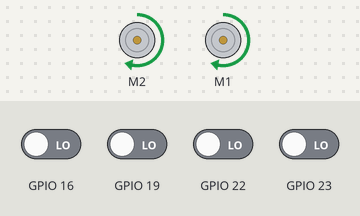
Recording of a program running on a simulated Raspberry Pi (BCM pin numbers). On the bench: 2 × DC motor (green arrow = forward, orange = backward, longer = faster). The inputs (shaded band) are chosen by the test bench; at power-on: GPIO 16, GPIO 19, GPIO 22, GPIO 23 LOW. Library files of the repository ran but are not shown: __init__.py, __init__.py; what the program prints to the terminal is not drawn.

Above: at 0.1 s.
Timing chart, 0 to 4.5 s (numbered marks = the images above):
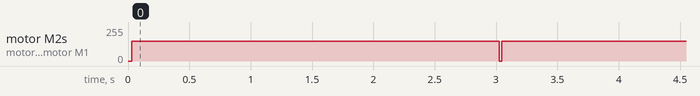

The program:

dead_reckoning.py
```python
#Benjamin Ramirez
#August 9, 2016
#using the encoders for odometry, pose(x, y, theta)

import sys, os, time
from actuators import dcmotors
from sensors import encoders
import RPi.GPIO as GPIO
import math

FORWARD = 1
BACK = 2
left = 0.0
right = 1000.0
bottom = 0.0
top = 1000.0

#important robot dimensions
TPR = 16327 #ticks per rotation may need to multiply by 2 https://www.pololu.com/product/2273
RW = 36.5 #radius of wheels (mm)
L = 165.0 #Length between centers of the two wheels (mm))
PI2 = 2*math.pi


def main():

#important odometry variables for initial pose
    dtheta = 0.0
    theta = math.pi/2
    x = 50.0
    y = 50.0
    dx = 0.0
    dy = 0.0
    theta_trn = 0.0
    motors = dcmotors.Motors()
    left_encoder = encoders.Encoder(22,23)
    right_encoder = encoders.Encoder(16,19)
    #created motors and encoder objects
    try:
        print "Moving the car"
        motors.move(FORWARD, FORWARD, 150, 150, 3)
        print "edge counts:", left_encoder.get_ticks(), right_encoder.get_ticks()
        left_encoder.reset()
        right_encoder.reset()
        motors.move(FORWARD, FORWARD, 150,150)
        while (y < 500):
            dtheta = math.pi * (RW/L) * (float(abs(left_encoder.get_ticks())-abs(right_encoder.get_ticks()))/TPR)
            theta = math.fmod(theta + dtheta, PI2)
            print theta
            theta_trn = theta_trn + dtheta

            dx = math.cos(theta) * (PI2*RW * (left_encoder.get_ticks()/TPR))
            x = x + dx
            dy = math.sin(theta) * (PI2*RW * (right_encoder.get_ticks()/TPR))
            y = y + dy
            print "ticks:", left_encoder.get_ticks(), right_encoder.get_ticks()
            left_encoder.reset()
            right_encoder.reset()
            print "POSE:", x, y, theta
            time.sleep(0.5)

        motors.stop()
    finally:
        pass


if __name__ == "__main__":
    main()
```

dcmotors.py
```python
#!/usr/bin/python
#Benjamin Ramirez 08/02/2016
#Creating a class to handle the pwm signals for 2 DC motors
#utilizing some functions from adafruit site for the motor hat:
#https://learn.adafruit.com/adafruit-dc-and-stepper-motor-hat-for-raspberry-pi/using-dc-motors
#used portions from Tony DiCola's Robot.py file inside /examples/

from Adafruit_MotorHAT import Adafruit_MotorHAT, Adafruit_DCMotor

import time
import atexit

#creating a class to control 2 dc motors using the Adafruit_MotorHat
class Motors(object):
	def __init__(self, addr=0x60, left_id=2, right_id=1, stop_at_exit=True):
		"""creating an object to control 2 dc motors,
		-addr: The I2C address of the motor HAT
		- left_id: the ID of the left motor, (1)
		- right_id: the ID of the right motor, (2)
		-stop_at_exit: flag used make motors stop the program exits
		(want to prevent a crash ofc)
		"""
		#initializing the motors
		self._mh = Adafruit_MotorHAT(addr)
		self._left = self._mh.getMotor(left_id)
		self._right = self._mh.getMotor(right_id)
		#init motors to off
		self._left.run(Adafruit_MotorHAT.RELEASE)
		self._right.run(Adafruit_MotorHAT.RELEASE)
		#setting the atexit function for when the program exits
		if stop_at_exit:
			atexit.register(self.stop)

# recommended for auto-disabling motors on shutdown!

	def _left_speed(self, speed):
		#change the voltage to motor
		assert 0 <= speed <=255
		speed = max(0, min(255, speed))
		self._left.setSpeed(speed)

	def _right_speed(self, speed):
		#change the voltage to motor
		assert 0 <= speed <=255
		speed = max(0, min(255, speed))
		self._right.setSpeed(speed)

	def stop(self):
		self._left.run(Adafruit_MotorHAT.RELEASE)
		self._right.run(Adafruit_MotorHAT.RELEASE)


	def move(self, dir_1, dir_2, speed_1, speed_2, seconds=None):
		self._left_speed(speed_1)
		self._right_speed(speed_2)
		self._left.run(dir_1)
		self._right.run(dir_2)
		#only moving for a specified time if the seconds parameter is passed
		if seconds is not None:
			time.sleep(seconds)
			self.stop()

	def _left_dir(self, dir):
		self._left.run(Adafruit_MotorHAT.dir)

	def _right_dir(self, dir):
		self._right.run(Adafruit_MotorHAT.dir)
```

encoders.py
```python
#Benjamin Ramirez August 9, 2016
#making class to keep track of encoder ticks on wheels

import RPi.GPIO as GPIO


class Encoder(object):

    def __init__ (self, a_pin_num, b_pin_num):

        self.a_pin = a_pin_num
        self.b_pin = b_pin_num

        GPIO.setmode(GPIO.BCM)
        GPIO.setup(self.a_pin, GPIO.IN)
        GPIO.setup(self.b_pin, GPIO.IN)
        self.a_ticks, self.b_ticks, self.tot_ticks = 0, 0, 0

        #setting up the edge detection interrupts
        #because of the hall effect the encoders use
        # we want to detect both rising and falling edges
        GPIO.add_event_detect(self.a_pin, GPIO.BOTH, callback=self.a_call)
        GPIO.add_event_detect(self.b_pin, GPIO.BOTH, callback=self.b_call)

    def tot_call(self):
        self.tot_ticks += 1

    def a_call(self,channel):
        #print "edge on A \n"
        self.a_ticks += 1
        self.tot_call()

    def b_call(self,channel):
        #print "edge on B \n"
        self.b_ticks += 1
        self.tot_call()

    def get_ticks(self):
        return self.tot_ticks

    def get_a_ticks(self):
        return self.a_ticks

    def get_b_ticks(self):
        return self.b_ticks

    def reset(self):
        self.a_ticks, self.b_ticks, self.tot_ticks = 0, 0, 0
```

Measured:
- by itself, motor M2, motor M1: stopped → forward 150/255 at 0.03 s
